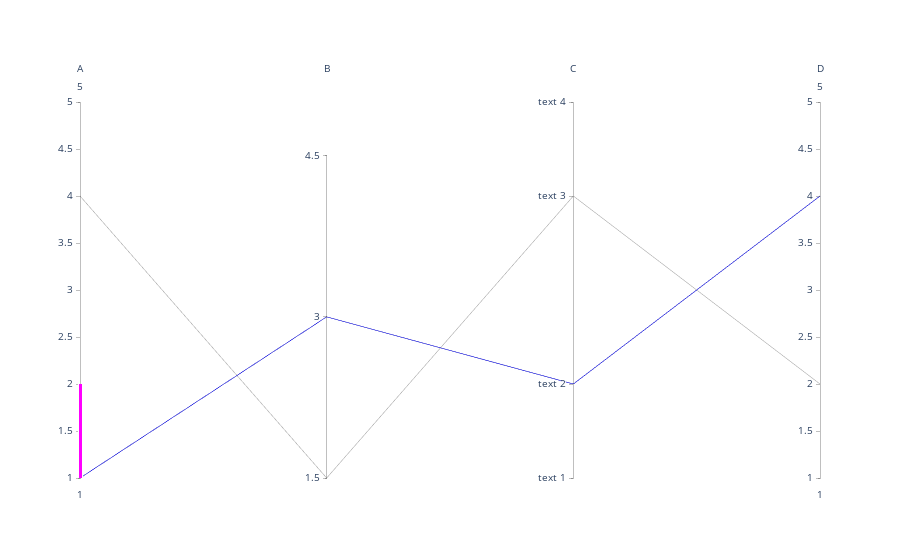

The notebook cell this image was saved under:
### Code cell
fig = go.Figure(data=
    go.Parcoords(
        line_color='blue',
        dimensions = list([
            dict(range = [1,5],
                 constraintrange = [1,2], # change this range by dragging the pink line
                 label = 'A', values = [1,4]),
            dict(range = [1.5,5],
                 tickvals = [1.5,3,4.5],
                 label = 'B', values = [3,1.5]),
            dict(range = [1,5],
                 tickvals = [1,2,4,5],
                 label = 'C', values = [2,4],
                 ticktext = ['text 1', 'text 2', 'text 3', 'text 4']),
            dict(range = [1,5],
                 label = 'D', values = [4,2])
        ])
    )
)
fig.show()

### Figure 1 — Plotly figure (JSON) as saved in the notebook; plotly's stock layout.template omitted (floating-point values rounded to 4 significant figures)
{"data": [{"dimensions": [{"constraintrange": [1, 2], "label": "A", "range": [1, 5], "values": [1, 4]}, {"label": "B", "range": [1.5, 5], "tickvals": [1.5, 3, 4.5], "values": [3, 1.5]}, {"label": "C", "range": [1, 5], "ticktext": ["text 1", "text 2", "text 3", "text 4"], "tickvals": [1, 2, 4, 5], "values": [2, 4]}, {"label": "D", "range": [1, 5], "values": [4, 2]}], "line": {"color": "blue"}, "type": "parcoords"}], "layout": {"autosize": true}}
